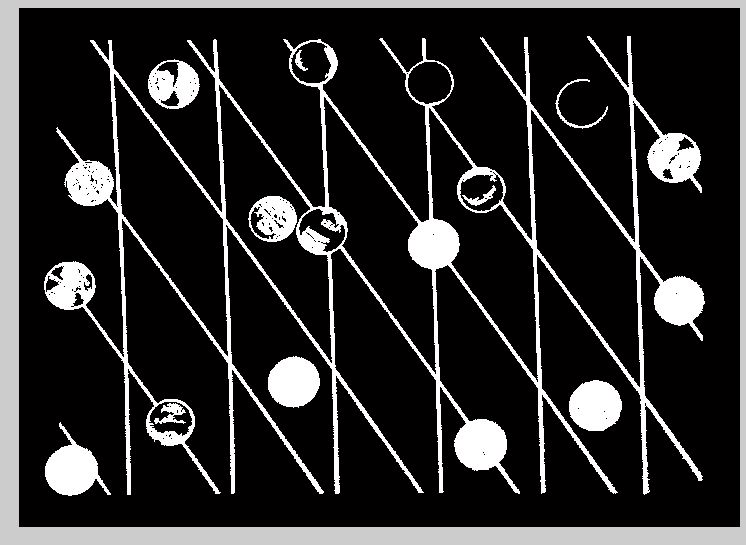
%> input picture TP3/lines_circles_2.jpg, 746 x 545 px
$ octave Tp3_2.m   (GNU Octave 9; MATLAB toolbox functions it lacks are replaced by stand-ins)
%> lines starting %> are read from the running program, lines starting %| are printed output that depends on the picture
### TP3/myHough.m
function [hough,theta,rho] = myHough(I)
    %get the size
    [w,h] = size(I);
    %normalize
    rhoMax = sqrt(w^2+h^2);
    rho = (-rhoMax:1:rhoMax);
    theta = (0:pi/360:pi);
    thetaSize = length(theta);
    %prepare empty hough array
    hough = zeros(length(rho),length(thetaSize));
    %parameters for accumulator array
    [xI,yI] = find(I);
    accuSize = length(xI);
    accu = zeros(accuSize,thetaSize);

    cosine = (0:w-1)'*cos(theta);
    sine = (0:h-1)'*sin(theta);
    accu((1:accuSize),:) = cosine(xI,:) + sine(yI,:);

    for i = (1:thetaSize)
        hough(:,i) = hist(accu(:,i),rho);
    end

end


### TP3/Tp3_2.m
I = imread('lines_circles_2.jpg');
%> I is the input picture: size 545x746x3 uint8; mean R, G, B 46.1, 45.1, 45.3
IG = rgb2gray(I);
Ismall = imresize(IG,0.5);
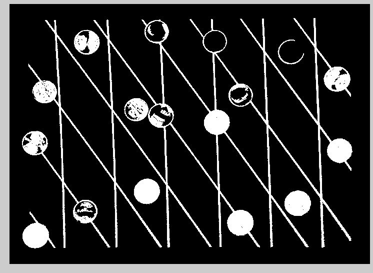
%> Ismall: size 273x373 uint8; min 0, max 255, mean 45.3

imshow(Ismall); hold on;

[houghArray,theta,rho] = myHough(Ismall);
%> in myHough, `[xI,yI] = find(I);`: xI = 32531 values from 1 to 273; yI = 32531 values from 1 to 373
%> in myHough, `accuSize = length(xI);`: accuSize = 32531
%> after the loop in myHough, `for i = (1:thetaSize)`:
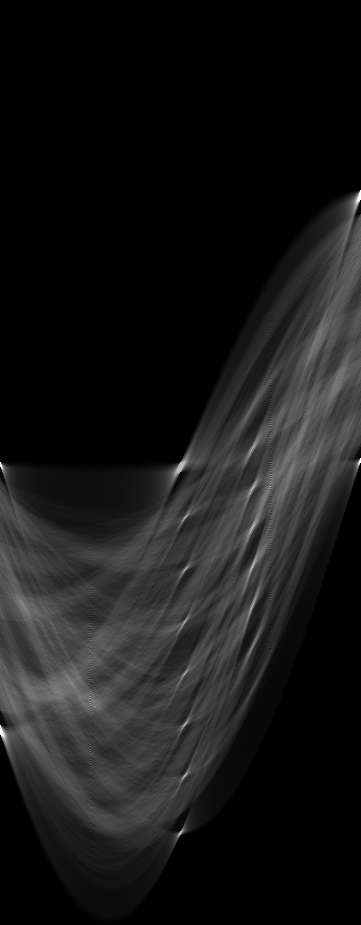
%> hough: size 925x361 double; min 0, max 373, mean 35.2; drawn with min black and max white
%> theta = 361 values from 0 to 3.14; rho = 925 values from -462.2 to 461.8
peaks = houghpeaks(houghArray,100);
%> peaks = 38 rows, first 12: [463 1; 726 1; 737 4; 489 253; 565 254; 202 357; 528 253; 468 179; 606 253; 835 180; 463 184; 449 253]
lines = houghlines(Ismall,theta,rho,peaks);
%> lines = 10 lines; longest, point1 to point2 (x, y): (1, 1) to (1, 273), (144, 81) to (144, 225), (213, 29) to (213, 128), (219, 120) to (219, 211), (275, 193) to (275, 273), (230, 69) to (230, 144)

for k = 1:length(lines)
   xy = [lines(k).point1; lines(k).point2];
   plot(xy(:,1),xy(:,2),'LineWidth',2,'Color','green');

   % Plot beginnings and ends of lines
   plot(xy(1,1),xy(1,2),'x','LineWidth',2,'Color','yellow');
   plot(xy(2,1),xy(2,2),'x','LineWidth',2,'Color','red');
end
%> this loop made 10 passes
%> xy on passes 1 to 10: [1 1; 1 273], [264 1; 264 75], [275 193; 275 273], [218 231; 218 273], [219 120; 219 211], [144 81; 144 225], [138 99; 138 153], [138 181; 138 221], [230 69; 230 144], [213 29; 213 128]
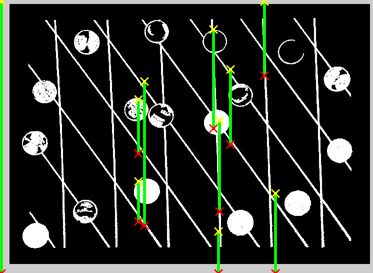
%> figure redrawn from the program's plot data

figure;
IChess = imread('chess_2.png');
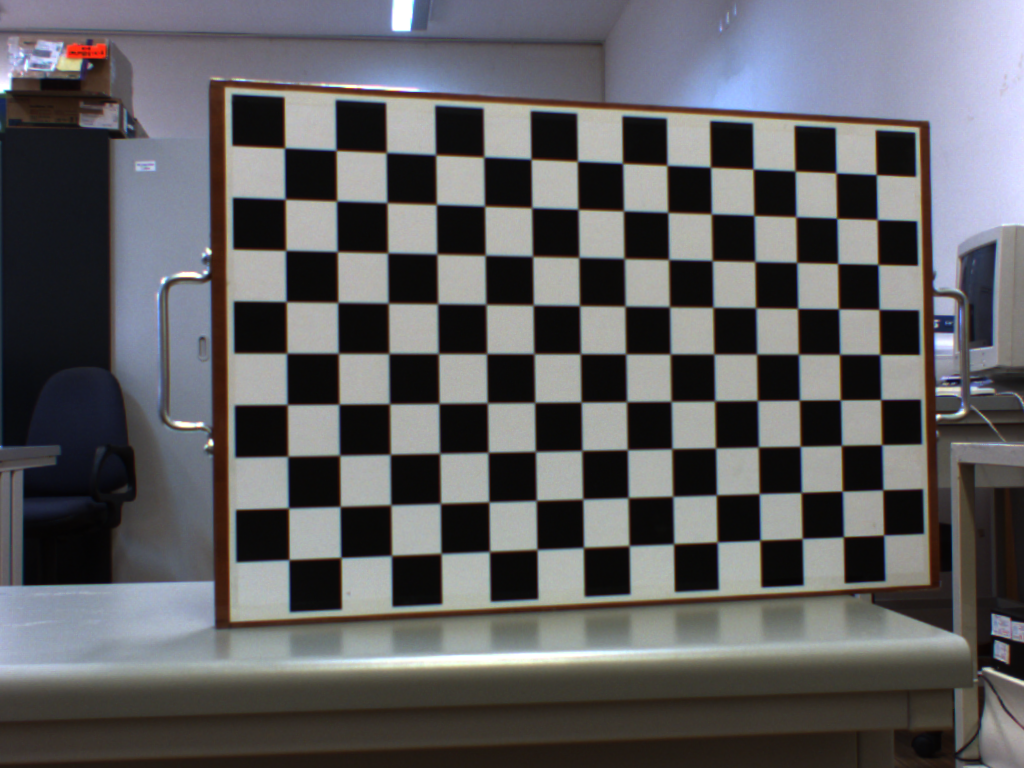
%> input picture TP3/chess_2.png, 1024 x 768 px
%> IChess is the input picture: size 768x1024x3 uint8; mean R, G, B 95, 94.5, 96.7
IChessG = rgb2gray(IChess);
%IChessBW = imbinarize(IChessG);
IChessSmall = imresize(IChessG, 0.25);
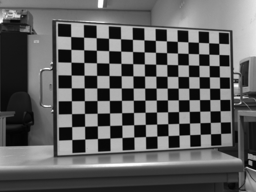
%> IChessSmall: size 192x256 uint8; min 0, max 255, mean 94.9
imshow(IChessSmall); hold on;
[chessHough,chessTheta,chessRho] = hough(IChessSmall);
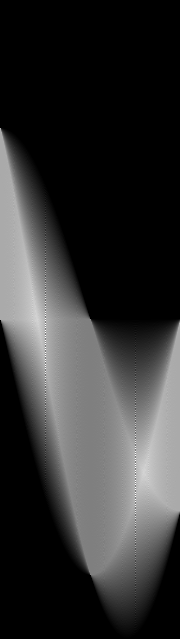
%> chessHough: size 639x180 double; min 0, max 384, mean 76.9; drawn with min black and max white
%> chessTheta = 180 values from -90 to 89; chessRho = 639 values from -319 to 319
chessPeaks = houghpeaks(chessHough,30);
%> chessPeaks = 30 rows, first 12: [321 46; 331 46; 341 46; 350 46; 360 46; 456 136; 464 136; 473 136; 481 136; 490 136; 500 136; 369 46]
chessLines = houghlines(IChessSmall,chessTheta,chessRho,chessPeaks);
%> chessLines = 30 lines; longest, point1 to point2 (x, y): (1, 1) to (255, 192), (255, 1) to (2, 192), (1, 12) to (256, 191), (253, 1) to (1, 178), (1, 16) to (256, 176), (256, 3) to (1, 163)

for k = 1:length(chessLines)
   xyChess = [chessLines(k).point1; chessLines(k).point2];
   plot(xyChess(:,1),xyChess(:,2),'LineWidth',2,'Color','green');

   % Plot beginnings and ends of lines
   plot(xyChess(1,1),xyChess(1,2),'x','LineWidth',2,'Color','yellow');
   plot(xyChess(2,1),xyChess(2,2),'x','LineWidth',2,'Color','red');
end
%> this loop made 30 passes
%> xyChess on passes 1 to 12: [2 1; 194 192], [16 1; 208 192], [30 1; 222 192], [43 1; 235 192], [57 1; 249 192], [193 1; 3 192], [204 1; 14 192], [217 1; 27 192], [228 1; 38 192], [241 1; 51 192], [255 1; 65 192], [70 1; 256 187]
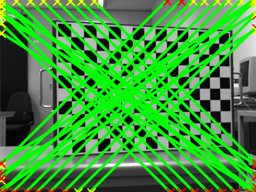
%> figure redrawn from the program's plot data
